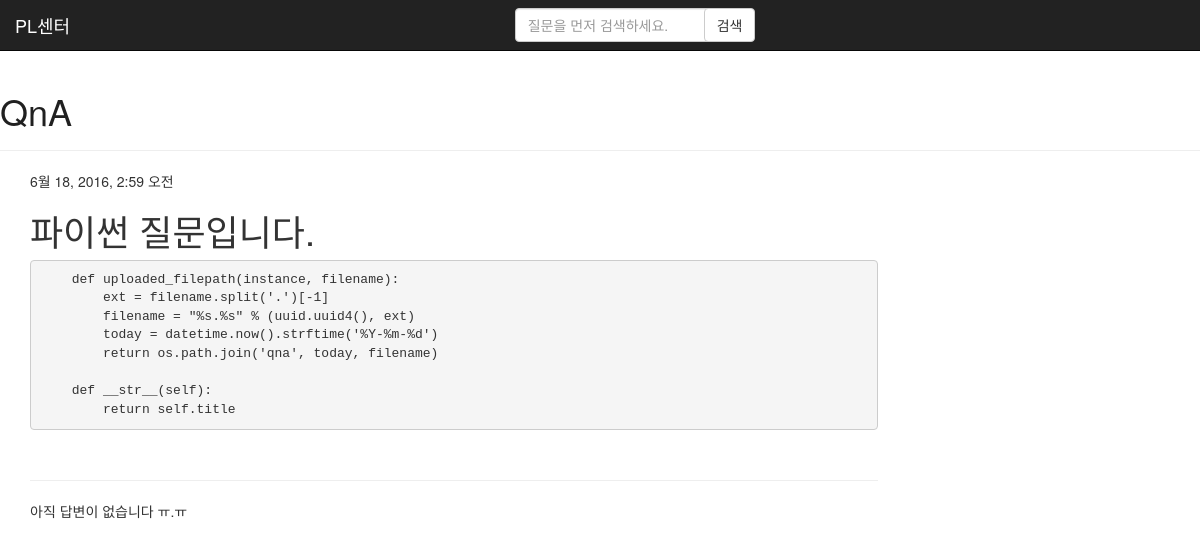
The page /10/ on the database as committed earlier.
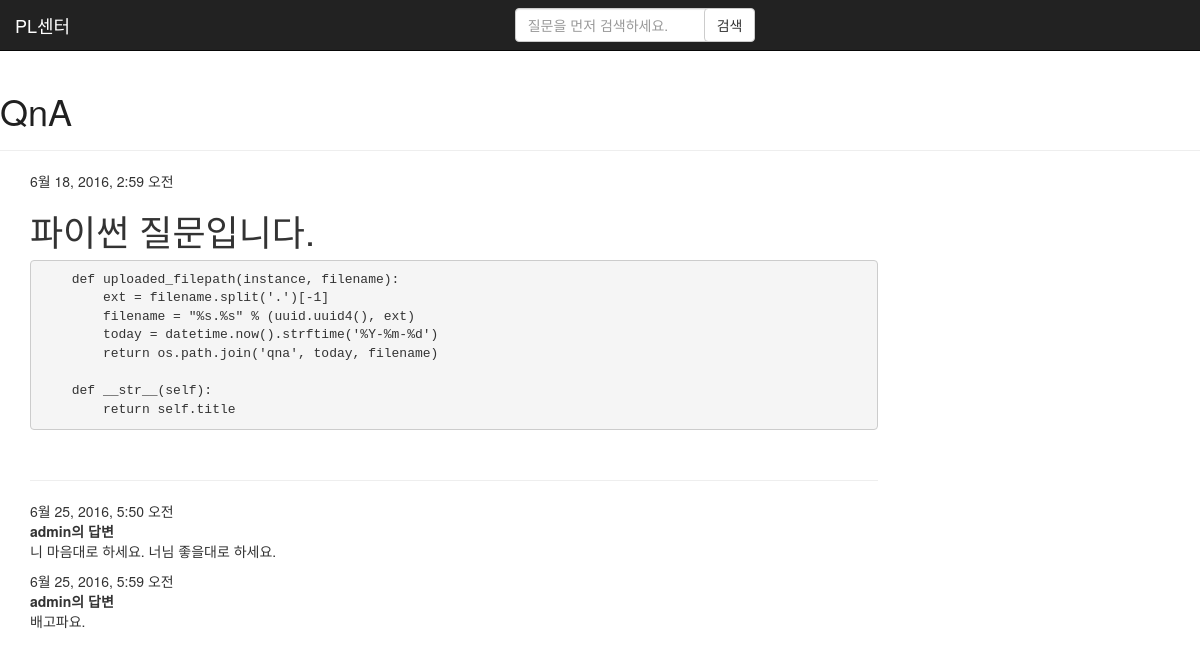
The same page on the database as committed later.
### qna/models.py (models this page shows, shortened)
class Answer(models.Model):
    question = models.ForeignKey('qna.Question', related_name='answers')
    user = models.ForeignKey('auth.User')
    content = models.TextField()
    created_date = models.DateTimeField(default=timezone.now)
    updated_date = models.DateTimeField(default=timezone.now, blank=True, null=True)
    approved = models.BooleanField(default=False)

### qna/views.py (the view)
# urls.py: url(r'^(?P<pk>\d+)/$', views.question_detail, name='question_detail'),
def question_detail(request, pk):
    question = get_object_or_404(Question, pk=pk)
    return render(request, 'qna/question_detail.htm', {'question': question})

### templates/qna/question_detail.htm (shortened to what this page needs)
{% extends 'base.htm' %}
{% block content %}
<div id="question" class="question">
    {% if question.updated_date %}
    <div class="date">
        {{ question.updated_date }}
    </div>
    {% endif %}
    <h1>{{ question.title }}</h1>
    <p>{{ question.content|safe }}</p>
</div>
<hr>
    {% for answer in question.answers.all %}
    <div id="answer" class="answer">
        <div class="date">{{ answer.updated_date }}</div>
        <strong>{{ answer.user }}의 답변</strong>
        <p>{{ answer.content|safe }}</p>
    </div>
    {% empty %}
    <div id="answer" class="answer">
        <p>아직 답변이 없습니다 ㅠ.ㅠ</p>
    </div>
    {% endfor %}
{% endblock %}

Rows that differ between the two databases and show on the page:
added Answer: updated_date "6월 25, 2016, 5:50 오전", user "admin", content "니 마음대로 하세요. 너님 좋을대로 하세요."
added Answer: updated_date "6월 25, 2016, 5:59 오전", user "admin", content "배고파요."
Other text that changed with them:
text no longer shown: "아직 답변이 없습니다 ㅠ.ㅠ"
